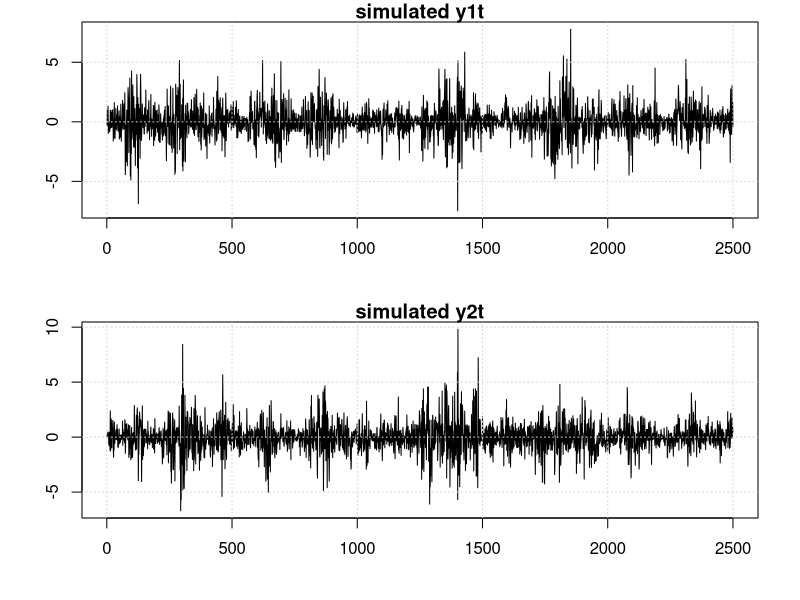
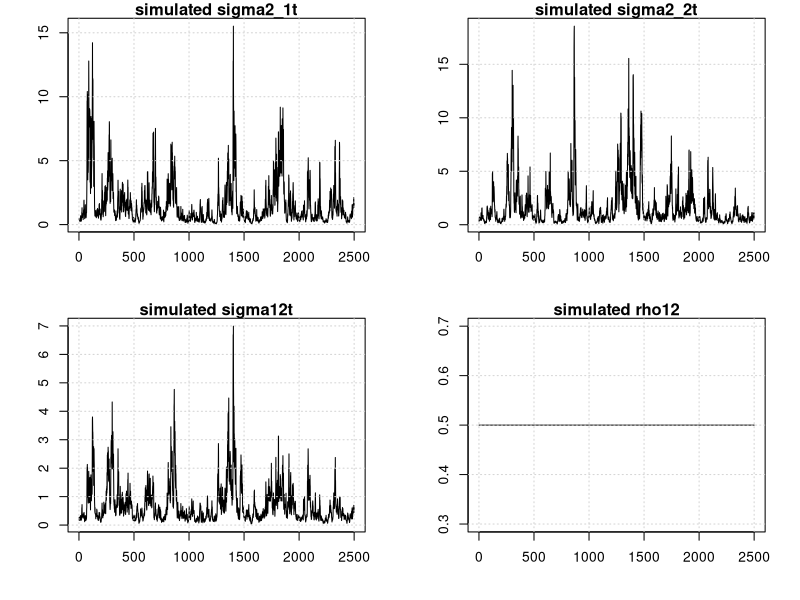

Write the R code that produced these figures, in order.
###  SIMULATE DATA from a bivariate SV MODEL
#
#  Description: 
#  This code shows how to simulate data from a bivariate SV model
#  For a more detailed description of the code see the Lecture Notes

########################
############ 00. Clean workspace
########################

rm(list=ls())    

########################
############ 0. Load packages and/or functions
########################

library(MASS) 

########################
############ 1. Choose sample size and parameter values
########################

n <- 2500          # set the sample size n

# Parameter Values:

omega1 <- 0      # intercept parameter in transition equation
omega2 <- 0      

beta1 <- 0.95     # autoregressive parameter in transition equation
beta2 <- 0.95     

sig2f1 <-  0.10  # covariances transition equation error
sig2f2 <-  0.10  
sigf12 <-  0.05  

rho <- 0.5        # correlation observation equation error

## Define the correlation matrix R of epsilon_t

R <- cbind(c(1,rho),c(rho,1))

# Define the covariance matrix of eta_t

Sf <- cbind(c(sig2f1,sigf12),c(sigf12,sig2f2))

########################
############ 2. Simulate from SV
########################

## 2a. Generate Innovations

epsilon <- mvrnorm(n,rep(0,2),R)  #generate errors observation equation
eta <- mvrnorm(n,rep(0,2),Sf)     #generate errors transition equation

## 2b. Define Time Series Matrices

x <- matrix(0,nrow=n,ncol=2) # Define a matrix of dimension nx2 for yt
f <- matrix(0,nrow=n,ncol=2) # Define a matrix of dimension nx2 for ft

## 2c. Initialize the process ft

# generate ft at t=1 from its unconditional distribution

umf <- c(omega1/(1-beta1), omega2/(1-beta2))  # unocnditional mean ft
uSf <- matrix(0,nrow=2,ncol=2)                # unocnditional variance ft
uSf[1,1] <- sig2f1/(1-beta1^2)
uSf[2,2] <- sig2f2/(1-beta2^2)
uSf[2,1] <- sigf12/(1-beta1*beta2)
uSf[1,2] <- sigf12/(1-beta1*beta2)

f[1,] <- mvrnorm(1,umf,uSf)

## 2d. Genrate first observation yt

x[1,1] <- exp(f[1,1]/2) * epsilon[1,1] 
x[1,2] <- exp(f[1,2]/2) * epsilon[1,2] 

## 2e. Generate Time Series

#generate from a multivariate SV using observation equation and
#transition equation

for(t in 2:n){ # start recursion from t=2 to t=n
  
  f[t,1] <- omega1 + beta1*f[t-1,1] + eta[t,1] # transition equation
  f[t,2] <- omega2 + beta2*f[t-1,2] + eta[t,2]
  
  x[t,1] <- exp(f[t,1]/2) * epsilon[t,1] # observation equation
  x[t,2] <- exp(f[t,2]/2) * epsilon[t,2]

}

#obtain the dynamic covariance

s12 <- rho*exp(f[,1]/2)*exp(f[,2]/2)


########################
############ 3. Plot the simulated yt
########################

par(mfrow=c(2,1),mar=c(4.1,4.1,1.1,2.1)) 
plot(x[,1], type="l", main="simulated y1t",ylab="",xlab="")
grid(nx = NULL, ny = NULL, col = "lightgray", lty = "dotted")
plot(x[,2], type="l", main="simulated y2t",ylab="",xlab="")
grid(nx = NULL, ny = NULL, col = "lightgray", lty = "dotted")

########################
############ 4. Plot the simulated SIGMAt
########################

par(mfrow=c(2,2),mar=c(4.1,4.1,1.1,2.1)) 
plot(exp(f[,1]), type="l", main="simulated sigma2_1t",ylab="",xlab="")
grid(nx = NULL, ny = NULL, col = "lightgray", lty = "dotted")
plot(exp(f[,2]), type="l", main="simulated sigma2_2t",ylab="",xlab="")
grid(nx = NULL, ny = NULL, col = "lightgray", lty = "dotted")
plot(s12, type="l", main="simulated sigma12t",ylab="",xlab="")
grid(nx = NULL, ny = NULL, col = "lightgray", lty = "dotted")
plot(s12/(exp(f[,1]/2)*exp(f[,2]/2)), type="l", main="simulated rho12",ylab="",xlab="")
grid(nx = NULL, ny = NULL, col = "lightgray", lty = "dotted")
